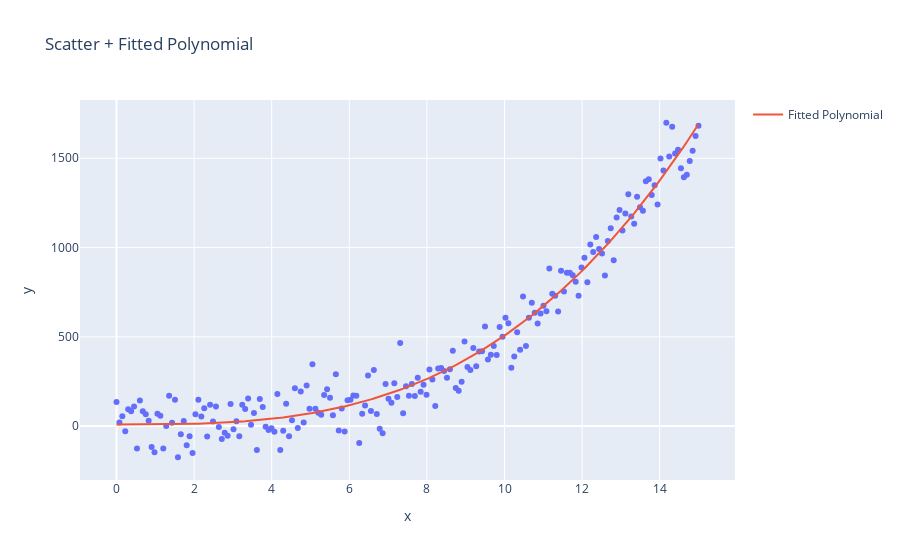

Notebook code cell kept with this figure:
### Markdown cell above
4. Plot the scatter together with the curve given by the fitted polynomial evaluated in the `x` variable

### Code cell
fig = px.scatter(df, x='x', y ='y',
                 title='Scatter + Fitted Polynomial')
fig.add_scatter(x=df.x, y =predicted, name="Fitted Polynomial")
fig.show()

### Figure 1 — Plotly figure (JSON) as saved in the notebook; plotly's stock layout.template omitted (floating-point values rounded to 4 significant figures; data arrays with more than 128 entries replaced by an {"elided": "..."} marker saying what was removed)
{"data": [{"hovertemplate": "x=%{x}<br>y=%{y}<extra></extra>", "legendgroup": "", "marker": {"color": "#636efa", "symbol": "circle"}, "mode": "markers", "name": "", "orientation": "v", "showlegend": false, "type": "scatter", "x": {"elided": "200 float values"}, "xaxis": "x", "y": {"elided": "200 float values"}, "yaxis": "y"}, {"name": "Fitted Polynomial", "type": "scatter", "x": {"elided": "200 float values"}, "y": {"elided": "200 float values"}}], "layout": {"legend": {"tracegroupgap": 0}, "title": {"text": "Scatter + Fitted Polynomial"}, "xaxis": {"anchor": "y", "domain": [0, 1], "title": {"text": "x"}}, "yaxis": {"anchor": "x", "domain": [0, 1], "title": {"text": "y"}}}}
